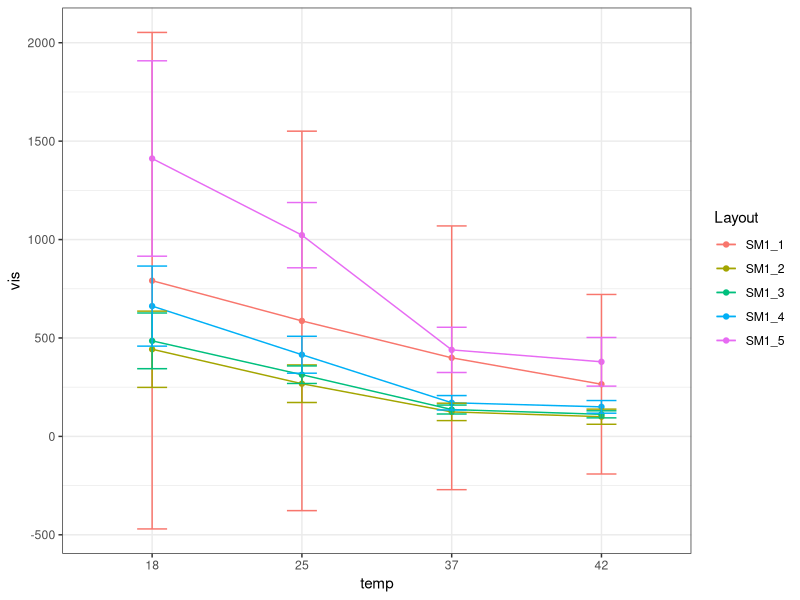

This chart was generated by the following R code:
## ---- chunk 1
install.packages("readxl")
install.packages("dyplyr")
library(readxl)
library(dplyr)
library(tidyr)
library(ggplot2)
library(data.table)
## ---- chunk 2
data <- read_excel("DaneDlaPaniMadzi.xlsx", col_types = c("text", "text", "numeric","numeric","numeric","numeric","numeric","numeric","numeric","numeric"))
names(data) <- gsub(" ", "_", names(data))
data
## ---- chunk 3
data <- data[-1,]
#cols = c( 3, 4, 5,6,7,8,9,10) 
#data[,cols] = apply(data[,cols], 2, function(x) as.numeric(as.character(x)))
data
## ---- chunk 4
data_diff <-  data %>%
  group_by(grp = (row_number() - 1) %/% 2) %>%
  summarise_all(funs(ifelse(is.numeric(.), first(.) - last(.), first(.)))) %>%
  ungroup() %>%
  select(-grp)

data_diff
## ---- chunk 5
data_diff <- select(data_diff, - Well_positions)
data_stat <- data_diff %>% 
            group_by(Layout) %>%
            summarise_each(funs(mean(.), sd(.))) %>% ungroup()
data_stat
## ---- chunk 6
data_mean <- data_stat %>% select(Layout, ends_with("_mean"))

data_mean <- data_mean %>% 
  group_by(Layout) %>% 
  mutate(Q18=FL_18_mean/.$FL_18_mean[.$Layout == "ST1_1"]*.$Abs_18_mean[.$Layout == "ST1_1"]/Abs_18_mean,
         #Q20=FL_20_mean/.$FL_20_mean[.$Layout == "ST1_1"]*.$Abs_20_mean[.$Layout == "ST1_1"]/Abs_20_mean,
         Q25=FL_25_mean/.$FL_25_mean[.$Layout == "ST1_1"]*.$Abs_25_mean[.$Layout == "ST1_1"]/Abs_25_mean,
         #Q30=FL_30_mean/.$FL_30_mean[.$Layout == "ST1_1"]*.$Abs_30_mean[.$Layout == "ST1_1"]/Abs_30_mean,
         Q37=FL_37_mean/.$FL_37_mean[.$Layout == "ST1_1"]*.$Abs_37_mean[.$Layout == "ST1_1"]/Abs_37_mean,
         Q42=FL_42_mean/.$FL_42_mean[.$Layout == "ST1_1"]*.$Abs_42_mean[.$Layout == "ST1_1"]/Abs_42_mean
         
         )

data_mean
## ---- chunk 7
q <- data_mean %>% select(Layout, starts_with("Q"))
c <- (1.3325^2)/(1.4385^2)
t18 <- 18
t20 <- 20
t25 <- 25
t30 <- 30
t37 <- 37
t42<- 42

QY_t <- q %>% 
  mutate(QY_T18= 0.0002*(2649.0219*t18^(-1.5448))^0.6019 ,
         #QY_T20=0.0002*(2649.0219*t20^(-1.5448))^0.6019,
         QY_T25=0.0002*(2649.0219*t25^(-1.5448))^0.6019,
         #QY_T30=0.0002*(2649.0219*t30^(-1.5448))^0.6019,
         QY_T37=0.0002*(2649.0219*t37^(-1.5448))^0.6019,
         QY_T42=0.0002*(2649.0219*t42^(-1.5448))^0.6019
         
         )

vis <- QY_t %>% 
  group_by(Layout) %>% 
  mutate(vis18=((Q18*QY_T18*c)/0.0002)^(1/0.6019),
         #vis20=((Q20*QY_T20*c)/0.0002)^(1/0.6019),
         vis25=((Q25*QY_T25*c)/0.0002)^(1/0.6019),
         #vis30=((Q30*QY_T30*c)/0.0002)^(1/0.6019),
         vis37=((Q37*QY_T37*c)/0.0002)^(1/0.6019),
         vis42=((Q42*QY_T42*c)/0.0002)^(1/0.6019)
         
         ) %>% ungroup()
vis
## ---- chunk 8
errors<- merge(vis, data_stat)

errors <- errors %>%
  group_by(Layout) %>%
  mutate(e18 = sqrt((.$FL_18_sd[.$Layout == "ST1_1"]/.$FL_18_mean[.$Layout == "ST1_1"])^2+(.$Abs_18_sd[.$Layout == "ST1_1"]/.$Abs_18_mean[.$Layout == "ST1_1"])^2+(FL_18_sd/FL_18_mean)^2+(Abs_18_sd/Abs_18_mean)^2)*vis18,
         #e20 = sqrt((.$FL_20_sd[.$Layout == "ST1_1"]/.$FL_20_mean[.$Layout == "ST1_1"])^2+(.$Abs_20_sd[.$Layout == "ST1_1"]/.$Abs_20_mean[.$Layout == "ST1_1"])^2+(FL_20_sd/FL_20_mean)^2+(Abs_20_sd/Abs_20_mean)^2)*vis20,
         e25 = sqrt((.$FL_25_sd[.$Layout == "ST1_1"]/.$FL_25_mean[.$Layout == "ST1_1"])^2+(.$Abs_25_sd[.$Layout == "ST1_1"]/.$Abs_25_mean[.$Layout == "ST1_1"])^2+(FL_25_sd/FL_25_mean)^2+(Abs_25_sd/Abs_25_mean)^2)*vis25,
         #e30 = sqrt((.$FL_30_sd[.$Layout == "ST1_1"]/.$FL_30_mean[.$Layout == "ST1_1"])^2+(.$Abs_30_sd[.$Layout == "ST1_1"]/.$Abs_30_mean[.$Layout == "ST1_1"])^2+(FL_30_sd/FL_30_mean)^2+(Abs_30_sd/Abs_30_mean)^2)*vis30,
         e37 = sqrt((.$FL_37_sd[.$Layout == "ST1_1"]/.$FL_37_mean[.$Layout == "ST1_1"])^2+(.$Abs_37_sd[.$Layout == "ST1_1"]/.$Abs_37_mean[.$Layout == "ST1_1"])^2+(FL_37_sd/FL_37_mean)^2+(Abs_37_sd/Abs_37_mean)^2)*vis37,
         e42 = sqrt((.$FL_42_sd[.$Layout == "ST1_1"]/.$FL_42_mean[.$Layout == "ST1_1"])^2+(.$Abs_42_sd[.$Layout == "ST1_1"]/.$Abs_42_mean[.$Layout == "ST1_1"])^2+(FL_42_sd/FL_42_mean)^2+(Abs_42_sd/Abs_42_mean)^2)*vis42
         
         )


final <- errors %>% select("Layout", starts_with("vis"), starts_with("e"))
final <- final %>% filter(!Layout == "ST1_1")
final
## ---- chunk 9
final_gat <- final %>% gather(key, value, -Layout) %>%
  extract(key, c("rep", "temp"), "([a-z]+)([0-9]+)") %>%
  spread(rep, value)


ggplot(final_gat, aes(x = temp, y = vis, group = Layout, col = Layout)) +
  geom_line() +
  geom_point() +
  geom_errorbar(aes(ymin=vis-e,ymax=vis+e),width=.2) +
  #scale_y_log10() +
  theme_bw()
